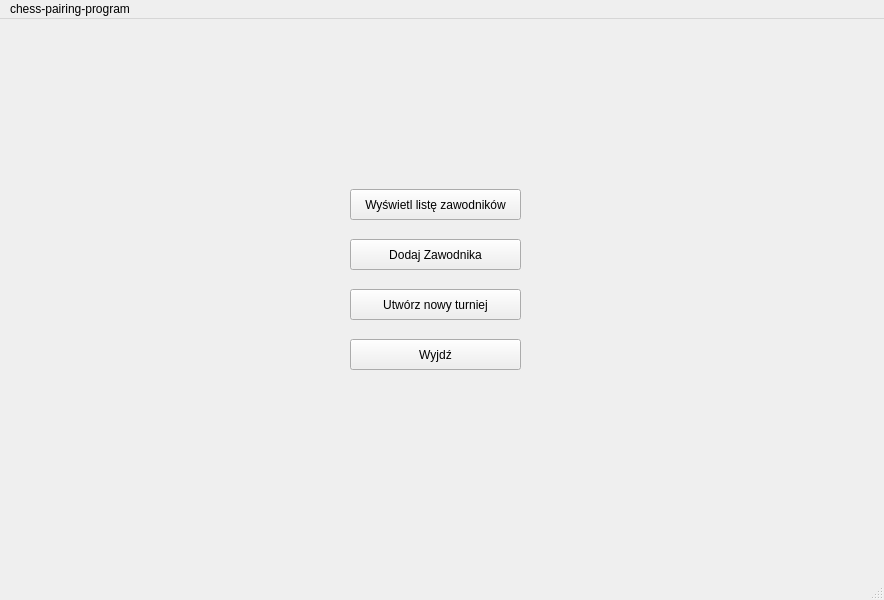
<?xml version="1.0" encoding="UTF-8"?>
<ui version="4.0">
 <class>MainWindow</class>
 <widget class="QMainWindow" name="MainWindow">
  <property name="geometry">
   <rect>
    <x>0</x>
    <y>0</y>
    <width>884</width>
    <height>600</height>
   </rect>
  </property>
  <property name="windowTitle">
   <string>MainWindow</string>
  </property>
  <widget class="QWidget" name="centralwidget">
   <widget class="QPushButton" name="pushButton">
    <property name="geometry">
     <rect>
      <x>350</x>
      <y>220</y>
      <width>171</width>
      <height>31</height>
     </rect>
    </property>
    <property name="text">
     <string>Dodaj Zawodnika</string>
    </property>
   </widget>
   <widget class="QPushButton" name="pushButton_2">
    <property name="geometry">
     <rect>
      <x>350</x>
      <y>270</y>
      <width>171</width>
      <height>31</height>
     </rect>
    </property>
    <property name="text">
     <string>Utwórz nowy turniej</string>
    </property>
   </widget>
   <widget class="QPushButton" name="pushButton_3">
    <property name="geometry">
     <rect>
      <x>350</x>
      <y>320</y>
      <width>171</width>
      <height>31</height>
     </rect>
    </property>
    <property name="text">
     <string>Wyjdź</string>
    </property>
   </widget>
   <widget class="QPushButton" name="pushButton_4">
    <property name="geometry">
     <rect>
      <x>350</x>
      <y>170</y>
      <width>171</width>
      <height>31</height>
     </rect>
    </property>
    <property name="text">
     <string>Wyświetl listę zawodników</string>
    </property>
   </widget>
  </widget>
  <widget class="QMenuBar" name="menubar">
   <property name="geometry">
    <rect>
     <x>0</x>
     <y>0</y>
     <width>884</width>
     <height>21</height>
    </rect>
   </property>
   <widget class="QMenu" name="menuchess_pairing_program">
    <property name="title">
     <string>chess-pairing-program</string>
    </property>
   </widget>
   <addaction name="menuchess_pairing_program"/>
  </widget>
  <widget class="QStatusBar" name="statusbar"/>
 </widget>
 <resources/>
 <connections/>
</ui>
